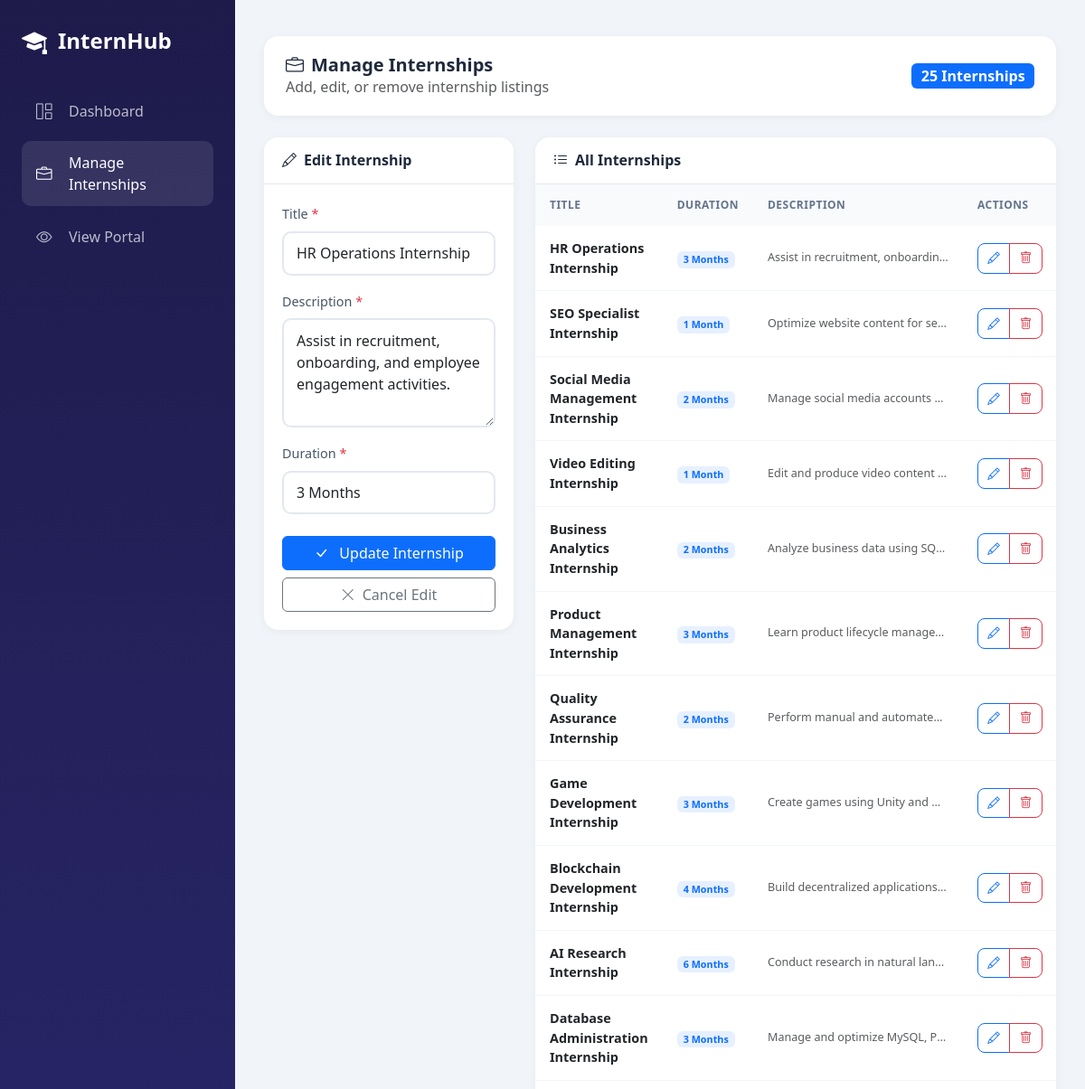
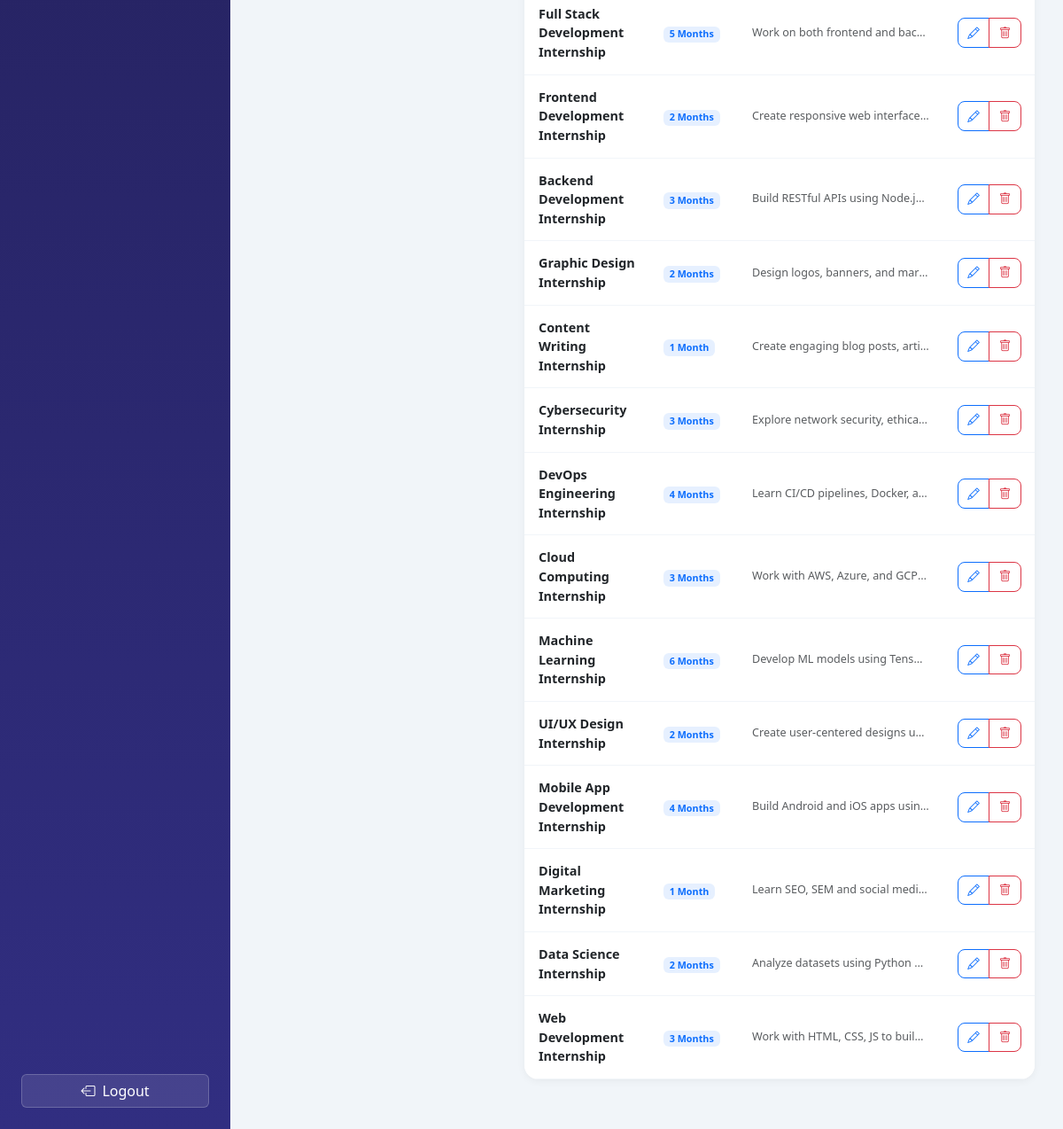
Page /admin/manage_internships.php?edit=25 (signed in) on the committed database (2 pictures, top to bottom).
### tables this page shows
CREATE TABLE internships (
  id INT AUTO_INCREMENT PRIMARY KEY,
  title VARCHAR(100),
  description TEXT,
  duration VARCHAR(50)
);

### admin/manage_internships.php (the view, shortened to what this page needs)
<?php
session_start(); require '../includes/db.php';
$editInternship = null;
if (isset($_GET['edit']) && is_numeric($_GET['edit'])) {
  $editId = (int)$_GET['edit'];
  $stmt = $conn->prepare("SELECT * FROM internships WHERE id = ?");
  $stmt->execute([$editId]);
  $editInternship = $stmt->fetch();
}
$internships = $conn->query("SELECT * FROM internships ORDER BY id DESC");
$internshipCount = $conn->query("SELECT COUNT(*) as count FROM internships")->fetch()['count'];
?>
<!DOCTYPE html>
<html lang="en">
<head>
  <link rel="stylesheet" href="https://cdn.jsdelivr.net/npm/bootstrap@5.3.0/dist/css/bootstrap.min.css">
  <link rel="stylesheet" href="https://cdn.jsdelivr.net/npm/bootstrap-icons@1.11.0/font/bootstrap-icons.css">
</head>
<body>
  <aside class="sidebar" id="sidebar">
    <div class="sidebar-brand">
      <i class="bi bi-mortarboard-fill"></i>
      <span>InternHub</span>
    </div>
    <ul class="sidebar-nav">
      <li><a href="dashboard.php"><i class="bi bi-grid-1x2"></i><span>Dashboard</span></a></li>
      <li><a href="manage_internships.php" class="active"><i class="bi bi-briefcase"></i><span>Manage Internships</span></a></li>
      <li><a href="../index.php" target="_blank"><i class="bi bi-eye"></i><span>View Portal</span></a></li>
    </ul>
    <div class="sidebar-footer">
      <a href="?logout=1" class="btn"><i class="bi bi-box-arrow-left me-2"></i><span>Logout</span></a>
    </div>
  </aside>
  <main class="main-content">
    <div class="page-header mt-2">
      <div>
        <h1><i class="bi bi-briefcase me-2"></i>Manage Internships</h1>
        <p class="text-muted mb-0">Add, edit, or remove internship listings</p>
      </div>
      <div>
        <span class="badge bg-primary fs-6"><?= $internshipCount ?> Internship<?= $internshipCount != 1 ? 's' : '' ?></span>
      </div>
    </div>
    <div class="row">
      <div class="col-lg-4">
        <div class="form-card">
          <div class="card-header">
            <h5><i class="bi bi-<?= $editInternship ? 'pencil' : 'plus-circle' ?> me-2"></i><?= $editInternship ? 'Edit Internship' : 'Add New Internship' ?></h5>
          </div>
          <div class="card-body">
            <form method="post">
              <div class="mb-3">
                <label class="form-label">Title <span class="text-danger">*</span></label>
                <input type="text" class="form-control" name="title" placeholder="e.g., Web Development Internship"
                       value="<?= $editInternship ? htmlspecialchars($editInternship['title']) : '' ?>" required>
              </div>
              <div class="mb-3">
                <label class="form-label">Description <span class="text-danger">*</span></label>
                <textarea class="form-control" name="description" rows="4" placeholder="Describe the internship program..." required><?= $editInternship ? htmlspecialchars($editInternship['description']) : '' ?></textarea>
              </div>
              <div class="mb-4">
                <label class="form-label">Duration <span class="text-danger">*</span></label>
                <input type="text" class="form-control" name="duration" placeholder="e.g., 3 Months"
                       value="<?= $editInternship ? htmlspecialchars($editInternship['duration']) : '' ?>" required>
              </div>
              <div class="d-grid gap-2">
                <button type="submit" class="btn btn-primary">
                  <i class="bi bi-<?= $editInternship ? 'check-lg' : 'plus-lg' ?> me-2"></i>
                  <?= $editInternship ? 'Update Internship' : 'Add Internship' ?>
                </button>
                <?php if ($editInternship): ?>
                <a href="manage_internships.php" class="btn btn-outline-secondary">
                  <i class="bi bi-x-lg me-2"></i>Cancel Edit
                </a>
                <?php endif; ?>
              </div>
            </form>
          </div>
        </div>
      </div>
      <div class="col-lg-8">
        <div class="table-card">
          <div class="card-header">
            <h5><i class="bi bi-list-ul me-2"></i>All Internships</h5>
          </div>
          <div class="table-responsive">
            <table class="table">
              <thead>
                <tr>
                  <th>Title</th>
                  <th>Duration</th>
                  <th>Description</th>
                  <th>Actions</th>
                </tr>
              </thead>
              <tbody>
                <?php while($intern = $internships->fetch()): $hasInternships = true; ?>
                <tr>
                  <td>
                    <div class="fw-semibold"><?= htmlspecialchars($intern['title']) ?></div>
                  </td>
                  <td>
                    <span class="badge bg-primary bg-opacity-10 text-primary"><?= htmlspecialchars($intern['duration']) ?></span>
                  </td>
                  <td>
                    <small class="text-muted desc-cell d-block"><?= htmlspecialchars(substr($intern['description'], 0, 50)) ?>...</small>
                  </td>
                  <td>
                    <div class="btn-group">
                      <a href="?edit=<?= (int)$intern['id'] ?>" class="btn btn-outline-primary btn-action" title="Edit">
                        <i class="bi bi-pencil"></i>
                      </a>
                      <a href="?delete=<?= (int)$intern['id'] ?>" class="btn btn-outline-danger btn-action"
                         onclick="return confirm('Are you sure you want to delete this internship?')" title="Delete">
                        <i class="bi bi-trash"></i>
                      </a>
                    </div>
                  </td>
                </tr>
                <?php endwhile; ?>
              </tbody>
            </table>
          </div>
        </div>
      </div>
    </div>
  </main>
</body>
</html>

### admin/manage_internships.php (style rules this page uses)
:root { --primary: #6366f1; --primary-dark: #4f46e5; --sidebar: #1e1b4b; --success: #10b981; --warning: #f59e0b; --danger: #ef4444; }
* { font-family: 'Segoe UI', system-ui, -apple-system, sans-serif; box-sizing: border-box; }
body { background: #f1f5f9; overflow-x: hidden; }
.sidebar { position: fixed; left: 0; top: 0; bottom: 0; width: 260px; background: linear-gradient(180deg, var(--sidebar) 0%, #312e81 100%); color: #fff; padding: 1.5rem; z-index: 1000; transition: all 0.3s ease; }
.sidebar-brand { font-size: 1.5rem; font-weight: 700; margin-bottom: 2rem; display: flex; align-items: center; }
.sidebar-brand i { margin-right: 0.75rem; font-size: 1.75rem; }
.sidebar-nav { list-style: none; padding: 0; margin: 0; }
.sidebar-nav li { margin-bottom: 0.5rem; }
.sidebar-nav a { display: flex; align-items: center; padding: 0.75rem 1rem; color: rgba(255,255,255,0.7); text-decoration: none; border-radius: 10px; transition: all 0.2s; }
.sidebar-nav a:hover, .sidebar-nav a.active { background: rgba(255,255,255,0.1); color: #fff; }
.sidebar-nav a i { margin-right: 0.75rem; font-size: 1.1rem; min-width: 1.5rem; }
.sidebar-footer { position: absolute; bottom: 1.5rem; left: 1.5rem; right: 1.5rem; }
.sidebar-footer .btn { width: 100%; background: rgba(255,255,255,0.1); border: 1px solid rgba(255,255,255,0.2); color: #fff; }
.main-content { margin-left: 260px; padding: 2rem; min-height: 100vh; transition: all 0.3s ease; }
.page-header { background: #fff; padding: 1.25rem 1.5rem; border-radius: 16px; margin-bottom: 1.5rem; box-shadow: 0 2px 10px rgba(0,0,0,0.05); display: flex; flex-wrap: wrap; justify-content: space-between; align-items: center; gap: 1rem; }
.page-header h1 { font-size: 1.25rem; font-weight: 700; color: #1e293b; margin: 0; }
.page-header p { margin-bottom: 0; }
.form-card, .table-card { background: #fff; border-radius: 16px; box-shadow: 0 2px 10px rgba(0,0,0,0.05); overflow: hidden; margin-bottom: 1.5rem; }
.card-header { background: #fff; border-bottom: 1px solid #e2e8f0; padding: 1rem 1.25rem; display: flex; flex-wrap: wrap; justify-content: space-between; align-items: center; gap: 0.5rem; }
.card-header h5 { margin: 0; font-weight: 600; color: #1e293b; font-size: 1rem; }
.card-body { padding: 1.25rem; }
.table { margin: 0; }
.table thead th { background: #f8fafc; color: #64748b; font-weight: 600; font-size: 0.75rem; text-transform: uppercase; letter-spacing: 0.5px; padding: 0.875rem 1rem; border: none; white-space: nowrap; }
.table tbody td { padding: 0.875rem 1rem; vertical-align: middle; border-color: #f1f5f9; font-size: 0.9rem; }
.form-label { font-weight: 500; color: #475569; font-size: 0.9rem; }
.form-control { border: 2px solid #e2e8f0; border-radius: 10px; padding: 0.65rem 0.875rem; }
.btn-action { padding: 0.35rem 0.65rem; font-size: 0.85rem; border-radius: 8px; }
.desc-cell { max-width: 200px; overflow: hidden; text-overflow: ellipsis; white-space: nowrap; }

### rows in the picture
internships: title "HR Operations Internship", description "Assist in recruitment, onboarding, and employee engagement activities.", duration "3 Months", description "Assist in recruitment, onboardin…"
internships: title "SEO Specialist Internship", duration "1 Month", description "Optimize website content for se…"
internships: title "Social Media Management Internship", duration "2 Months", description "Manage social media accounts…"
internships: title "Video Editing Internship", duration "1 Month", description "Edit and produce video content…"
internships: title "Business Analytics Internship", duration "2 Months", description "Analyze business data using SQ…"
internships: title "Product Management Internship", duration "3 Months", description "Learn product lifecycle manage…"
internships: title "Quality Assurance Internship", duration "2 Months", description "Perform manual and automate…"
internships: title "Game Development Internship", duration "3 Months", description "Create games using Unity and…"
internships: title "Blockchain Development Internship", duration "4 Months", description "Build decentralized applications…"
internships: title "AI Research Internship", duration "6 Months", description "Conduct research in natural lan…"
internships: title "Database Administration Internship", duration "3 Months", description "Manage and optimize MySQL, P…"
internships: title "Full Stack Development Internship", duration "5 Months", description "Work on both frontend and bac…"
internships: title "Frontend Development Internship", duration "2 Months", description "Create responsive web interface…"
internships: title "Backend Development Internship", duration "3 Months", description "Build RESTful APIs using Node.j…"
internships: title "Graphic Design Internship", duration "2 Months", description "Design logos, banners, and mar…"
internships: title "Content Writing Internship", duration "1 Month", description "Create engaging blog posts, arti…"
internships: title "Cybersecurity Internship", duration "3 Months", description "Explore network security, ethica…"
internships: title "DevOps Engineering Internship", duration "4 Months", description "Learn CI/CD pipelines, Docker, a…"
internships: title "Cloud Computing Internship", duration "3 Months", description "Work with AWS, Azure, and GCP…"
internships: title "Machine Learning Internship", duration "6 Months", description "Develop ML models using Tens…"
internships: title "UI/UX Design Internship", duration "2 Months", description "Create user-centered designs u…"
internships: title "Mobile App Development Internship", duration "4 Months", description "Build Android and iOS apps usin…"
internships: title "Digital Marketing Internship", duration "1 Month", description "Learn SEO, SEM and social medi…"
internships: title "Data Science Internship", duration "2 Months", description "Analyze datasets using Python…"
internships: title "Web Development Internship", duration "3 Months", description "Work with HTML, CSS, JS to buil…"

### other values in the picture
$internshipCount "25"
